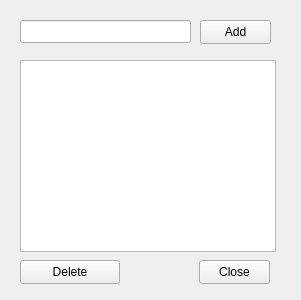
<?xml version="1.0" encoding="UTF-8"?>
<ui version="4.0">
 <class>Listas</class>
 <widget class="QWidget" name="Listas">
  <property name="geometry">
   <rect>
    <x>0</x>
    <y>0</y>
    <width>301</width>
    <height>300</height>
   </rect>
  </property>
  <property name="windowTitle">
   <string>Form</string>
  </property>
  <widget class="QListWidget" name="list">
   <property name="geometry">
    <rect>
     <x>20</x>
     <y>60</y>
     <width>256</width>
     <height>192</height>
    </rect>
   </property>
  </widget>
  <widget class="QLineEdit" name="line">
   <property name="geometry">
    <rect>
     <x>20</x>
     <y>20</y>
     <width>171</width>
     <height>23</height>
    </rect>
   </property>
  </widget>
  <widget class="QPushButton" name="addButton">
   <property name="geometry">
    <rect>
     <x>200</x>
     <y>20</y>
     <width>71</width>
     <height>24</height>
    </rect>
   </property>
   <property name="text">
    <string>Add</string>
   </property>
  </widget>
  <widget class="QPushButton" name="delButton">
   <property name="geometry">
    <rect>
     <x>20</x>
     <y>260</y>
     <width>100</width>
     <height>24</height>
    </rect>
   </property>
   <property name="text">
    <string>Delete</string>
   </property>
  </widget>
  <widget class="QPushButton" name="closeButton">
   <property name="geometry">
    <rect>
     <x>199</x>
     <y>260</y>
     <width>71</width>
     <height>24</height>
    </rect>
   </property>
   <property name="text">
    <string>Close</string>
   </property>
  </widget>
 </widget>
 <resources/>
 <connections/>
</ui>
